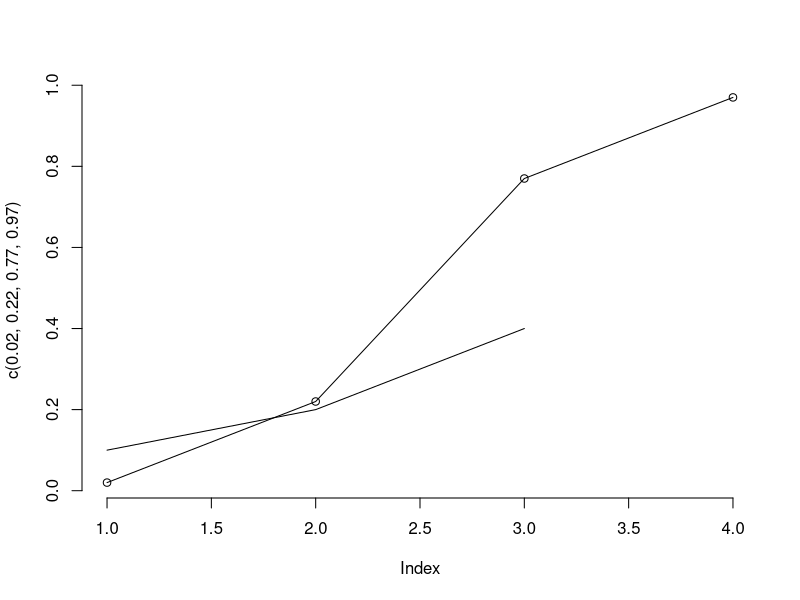

Recreate this plot in R. (Note: this script raises an error after producing the figure.)
plot(c(.02, .22, .77, .97), type = "o", bty = "n")



lines(c(.1,.2, .4))


plot(res$H0meanRT, res$zTotal)

corr.test(subset(res, H0meanRT < 300, select = c("H0meanRT","zTotal")))

corr.test(subset(res, H0meanRT < 300, select = c("H258meanRT","zTotal")))

corr.test(subset(res, select = c("SI2", "Sslope")), method = "spearman")
